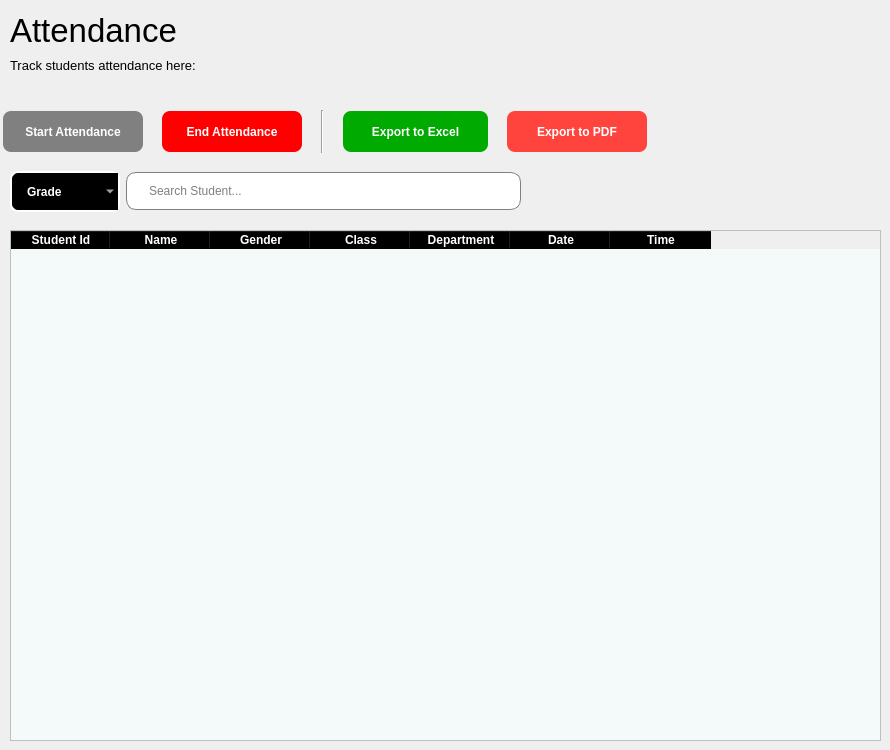
           <widget class="QWidget" name="page_3">
            <widget class="QLabel" name="label_9">
             <property name="geometry">
              <rect>
               <x>10</x>
               <y>0</y>
               <width>221</width>
               <height>61</height>
              </rect>
             </property>
             <property name="font">
              <font>
               <pointsize>25</pointsize>
               <weight>50</weight>
               <bold>false</bold>
              </font>
             </property>
             <property name="text">
              <string>Attendance</string>
             </property>
            </widget>
            <widget class="QLabel" name="label_17">
             <property name="geometry">
              <rect>
               <x>10</x>
               <y>50</y>
               <width>261</width>
               <height>31</height>
              </rect>
             </property>
             <property name="font">
              <font>
               <pointsize>10</pointsize>
               <weight>50</weight>
               <bold>false</bold>
              </font>
             </property>
             <property name="text">
              <string>Track students attendance here:</string>
             </property>
            </widget>
            <widget class="QTableWidget" name="attendance_table">
             <property name="geometry">
              <rect>
               <x>10</x>
               <y>230</y>
               <width>871</width>
               <height>511</height>
              </rect>
             </property>
             <property name="styleSheet">
              <string notr="true">QHeaderView:section{
	font-weight: bold;
	background-color: black;
	color: white;
}

QTableWidget{
	alternate-background-color: #B0EDFB;
	background-color: #F4F9FA
}</string>
             </property>
             <property name="alternatingRowColors">
              <bool>true</bool>
             </property>
             <column>
              <property name="text">
               <string>Student Id</string>
              </property>
             </column>
             <column>
              <property name="text">
               <string>Name</string>
              </property>
             </column>
             <column>
              <property name="text">
               <string>Gender</string>
              </property>
             </column>
             <column>
              <property name="text">
               <string>Class</string>
              </property>
             </column>
             <column>
              <property name="text">
               <string>Department</string>
              </property>
             </column>
             <column>
              <property name="text">
               <string>Date</string>
              </property>
             </column>
             <column>
              <property name="text">
               <string>Time</string>
              </property>
             </column>
            </widget>
            <widget class="QWidget" name="">
             <property name="geometry">
              <rect>
               <x>-10</x>
               <y>110</y>
               <width>671</width>
               <height>43</height>
              </rect>
             </property>
             <layout class="QHBoxLayout" name="horizontalLayout_10">
              <item>
               <widget class="QPushButton" name="pushButton_2">
                <property name="minimumSize">
                 <size>
                  <width>140</width>
                  <height>41</height>
                 </size>
                </property>
                <property name="maximumSize">
                 <size>
                  <width>140</width>
                  <height>41</height>
                 </size>
                </property>
                <property name="styleSheet">
                 <string notr="true">QPushButton{
	background-color: grey;
	color: white;
	border: none;
	border-radius: 8px;
	font-weight: bold;
	font-size: 12px
}</string>
                </property>
                <property name="text">
                 <string>Start Attendance</string>
                </property>
               </widget>
              </item>
              <item>
               <widget class="QPushButton" name="pushButton_3">
                <property name="minimumSize">
                 <size>
                  <width>140</width>
                  <height>41</height>
                 </size>
                </property>
                <property name="maximumSize">
                 <size>
                  <width>140</width>
                  <height>41</height>
                 </size>
                </property>
                <property name="styleSheet">
                 <string notr="true">QPushButton{
	background-color: red;
	color: white;
	border: none;
	border-radius: 8px;
	font-weight: bold;
	font-size: 12px
}</string>
                </property>
                <property name="text">
                 <string>End Attendance</string>
                </property>
               </widget>
              </item>
              <item>
               <widget class="Line" name="line">
                <property name="orientation">
                 <enum>Qt::Vertical</enum>
                </property>
               </widget>
              </item>
              <item>
               <widget class="QPushButton" name="excelExport2_btn">
                <property name="minimumSize">
                 <size>
                  <width>145</width>
                  <height>41</height>
                 </size>
                </property>
                <property name="maximumSize">
                 <size>
                  <width>145</width>
                  <height>41</height>
                 </size>
                </property>
                <property name="styleSheet">
                 <string notr="true">QPushButton{
	
	background-color: rgb(0, 170, 0);
	color: white;
	border: none;
	border-radius: 8px;
	font-weight: bold;
	font-size: 12px
}</string>
                </property>
                <property name="text">
                 <string>Export to Excel</string>
                </property>
                <property name="icon">
                 <iconset resource="resources.qrc">
                  <normaloff>:/icons/excel.png</normaloff>:/icons/excel.png</iconset>
                </property>
                <property name="iconSize">
                 <size>
                  <width>25</width>
                  <height>25</height>
                 </size>
                </property>
                <property name="checkable">
                 <bool>true</bool>
                </property>
                <property name="autoExclusive">
                 <bool>true</bool>
                </property>
               </widget>
              </item>
              <item>
               <widget class="QPushButton" name="pdfExport2_btn">
                <property name="minimumSize">
                 <size>
                  <width>140</width>
                  <height>41</height>
                 </size>
                </property>
                <property name="maximumSize">
                 <size>
                  <width>140</width>
                  <height>41</height>
                 </size>
                </property>
                <property name="styleSheet">
                 <string notr="true">QPushButton{
	background-color: rgb(255, 68, 62);
	color: white;
	border: none;
	border-radius: 8px;
	font-weight: bold;
	font-size: 12px;
	
}</string>
                </property>
                <property name="text">
                 <string>Export to PDF</string>
                </property>
                <property name="icon">
                 <iconset resource="resources.qrc">
                  <normaloff>:/icons/pdf.png</normaloff>:/icons/pdf.png</iconset>
                </property>
               </widget>
              </item>
             </layout>
            </widget>
            <widget class="QWidget" name="">
             <property name="geometry">
              <rect>
               <x>10</x>
               <y>170</y>
               <width>511</width>
               <height>43</height>
              </rect>
             </property>
             <layout class="QHBoxLayout" name="horizontalLayout_11">
              <item>
               <widget class="QComboBox" name="select_class_3">
                <property name="styleSheet">
                 <string notr="true">QComboBox{
	border: 2px solid white;
	border-radius: 8px;
	padding: 1px 18px 1px 3px;
	background-color: black;
	color: white;
	height: 35px;
	padding-left: 15px;
	font-weight: bold;
	selection-background-color:#5ce9ff;
}</string>
                </property>
                <item>
                 <property name="text">
                  <string>Grade</string>
                 </property>
                </item>
                <item>
                 <property name="text">
                  <string>Level 100</string>
                 </property>
                </item>
                <item>
                 <property name="text">
                  <string>Level 200</string>
                 </property>
                </item>
                <item>
                 <property name="text">
                  <string>Level 300</string>
                 </property>
                </item>
                <item>
                 <property name="text">
                  <string>Level 400</string>
                 </property>
                </item>
               </widget>
              </item>
              <item>
               <widget class="QLineEdit" name="search_student_3">
                <property name="minimumSize">
                 <size>
                  <width>0</width>
                  <height>38</height>
                 </size>
                </property>
                <property name="maximumSize">
                 <size>
                  <width>16777215</width>
                  <height>38</height>
                 </size>
                </property>
                <property name="styleSheet">
                 <string notr="true">QLineEdit{
	padding-left: 20px;
	border: 1px solid grey;
	border-radius: 10px;
}
</string>
                </property>
                <property name="text">
                 <string/>
                </property>
                <property name="placeholderText">
                 <string>Search Student...</string>
                </property>
               </widget>
              </item>
             </layout>
            </widget>
           </widget>
